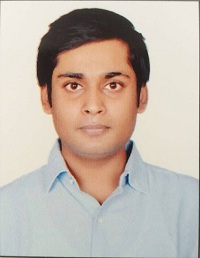
#> input picture NewBoston/PillowImages/myface1.jpg, 200 x 258 px
$ python pillowcropingimages.py
#> lines starting #> are read from the running program, lines starting #| are printed output that depends on the picture
from PIL import Image

img = Image.open("myface1.jpg")
#> img is the input picture: PIL image 200x258 RGB; mean R, G, B 194.1, 182.3, 171.6
area = (100,100,150,150)
cropped_img = img.crop(area)
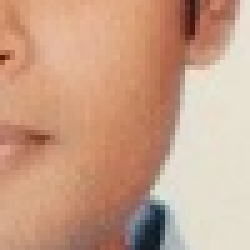
#> cropped_img: PIL image 50x50 RGB (shown 5 times larger); mean R, G, B 201.1, 160.1, 135.6
img.show()
cropped_img.show()
